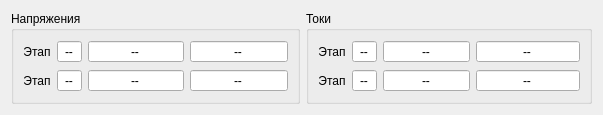
<?xml version="1.0" encoding="UTF-8"?>
<ui version="4.0">
 <class>ZrmMethodMinmax</class>
 <widget class="QWidget" name="ZrmMethodMinmax">
  <property name="geometry">
   <rect>
    <x>0</x>
    <y>0</y>
    <width>564</width>
    <height>95</height>
   </rect>
  </property>
  <property name="sizePolicy">
   <sizepolicy hsizetype="Expanding" vsizetype="Maximum">
    <horstretch>0</horstretch>
    <verstretch>0</verstretch>
   </sizepolicy>
  </property>
  <property name="windowTitle">
   <string>Form</string>
  </property>
  <layout class="QHBoxLayout" name="horizontalLayout">
   <item>
    <widget class="QGroupBox" name="groupBox">
     <property name="sizePolicy">
      <sizepolicy hsizetype="Expanding" vsizetype="Expanding">
       <horstretch>0</horstretch>
       <verstretch>0</verstretch>
      </sizepolicy>
     </property>
     <property name="title">
      <string>Напряжения</string>
     </property>
     <layout class="QGridLayout" name="gridLayout">
      <item row="0" column="0">
       <widget class="QLabel" name="label">
        <property name="sizePolicy">
         <sizepolicy hsizetype="Expanding" vsizetype="Expanding">
          <horstretch>0</horstretch>
          <verstretch>0</verstretch>
         </sizepolicy>
        </property>
        <property name="text">
         <string>Этап</string>
        </property>
        <property name="alignment">
         <set>Qt::AlignCenter</set>
        </property>
       </widget>
      </item>
      <item row="0" column="1">
       <widget class="QSpinBox" name="stUmax">
        <property name="sizePolicy">
         <sizepolicy hsizetype="Expanding" vsizetype="Expanding">
          <horstretch>0</horstretch>
          <verstretch>0</verstretch>
         </sizepolicy>
        </property>
        <property name="alignment">
         <set>Qt::AlignCenter</set>
        </property>
        <property name="readOnly">
         <bool>true</bool>
        </property>
        <property name="buttonSymbols">
         <enum>QAbstractSpinBox::NoButtons</enum>
        </property>
        <property name="specialValueText">
         <string>--</string>
        </property>
        <property name="prefix">
         <string/>
        </property>
       </widget>
      </item>
      <item row="0" column="2">
       <widget class="QDoubleSpinBox" name="Umax">
        <property name="sizePolicy">
         <sizepolicy hsizetype="Expanding" vsizetype="Expanding">
          <horstretch>0</horstretch>
          <verstretch>0</verstretch>
         </sizepolicy>
        </property>
        <property name="alignment">
         <set>Qt::AlignCenter</set>
        </property>
        <property name="readOnly">
         <bool>true</bool>
        </property>
        <property name="buttonSymbols">
         <enum>QAbstractSpinBox::NoButtons</enum>
        </property>
        <property name="specialValueText">
         <string>--</string>
        </property>
        <property name="keyboardTracking">
         <bool>false</bool>
        </property>
        <property name="showGroupSeparator" stdset="0">
         <bool>false</bool>
        </property>
        <property name="prefix">
         <string>Max U  </string>
        </property>
        <property name="suffix">
         <string> В</string>
        </property>
        <property name="maximum">
         <double>9999.989999999999782</double>
        </property>
       </widget>
      </item>
      <item row="0" column="3">
       <widget class="QDoubleSpinBox" name="UmaxI">
        <property name="sizePolicy">
         <sizepolicy hsizetype="Expanding" vsizetype="Expanding">
          <horstretch>0</horstretch>
          <verstretch>0</verstretch>
         </sizepolicy>
        </property>
        <property name="alignment">
         <set>Qt::AlignCenter</set>
        </property>
        <property name="readOnly">
         <bool>true</bool>
        </property>
        <property name="buttonSymbols">
         <enum>QAbstractSpinBox::NoButtons</enum>
        </property>
        <property name="specialValueText">
         <string>--</string>
        </property>
        <property name="keyboardTracking">
         <bool>false</bool>
        </property>
        <property name="showGroupSeparator" stdset="0">
         <bool>false</bool>
        </property>
        <property name="prefix">
         <string>при I =  </string>
        </property>
        <property name="suffix">
         <string notr="true">A</string>
        </property>
        <property name="maximum">
         <double>9999.989999999999782</double>
        </property>
       </widget>
      </item>
      <item row="1" column="0">
       <widget class="QLabel" name="label_2">
        <property name="sizePolicy">
         <sizepolicy hsizetype="Expanding" vsizetype="Expanding">
          <horstretch>0</horstretch>
          <verstretch>0</verstretch>
         </sizepolicy>
        </property>
        <property name="text">
         <string>Этап</string>
        </property>
        <property name="alignment">
         <set>Qt::AlignCenter</set>
        </property>
       </widget>
      </item>
      <item row="1" column="1">
       <widget class="QSpinBox" name="stUmin">
        <property name="sizePolicy">
         <sizepolicy hsizetype="Expanding" vsizetype="Expanding">
          <horstretch>0</horstretch>
          <verstretch>0</verstretch>
         </sizepolicy>
        </property>
        <property name="alignment">
         <set>Qt::AlignCenter</set>
        </property>
        <property name="readOnly">
         <bool>true</bool>
        </property>
        <property name="buttonSymbols">
         <enum>QAbstractSpinBox::NoButtons</enum>
        </property>
        <property name="specialValueText">
         <string>--</string>
        </property>
        <property name="prefix">
         <string/>
        </property>
       </widget>
      </item>
      <item row="1" column="2">
       <widget class="QDoubleSpinBox" name="Umin">
        <property name="sizePolicy">
         <sizepolicy hsizetype="Expanding" vsizetype="Expanding">
          <horstretch>0</horstretch>
          <verstretch>0</verstretch>
         </sizepolicy>
        </property>
        <property name="alignment">
         <set>Qt::AlignCenter</set>
        </property>
        <property name="readOnly">
         <bool>true</bool>
        </property>
        <property name="buttonSymbols">
         <enum>QAbstractSpinBox::NoButtons</enum>
        </property>
        <property name="specialValueText">
         <string>--</string>
        </property>
        <property name="keyboardTracking">
         <bool>false</bool>
        </property>
        <property name="showGroupSeparator" stdset="0">
         <bool>false</bool>
        </property>
        <property name="prefix">
         <string>Min U  </string>
        </property>
        <property name="suffix">
         <string> В</string>
        </property>
        <property name="maximum">
         <double>9999.989999999999782</double>
        </property>
       </widget>
      </item>
      <item row="1" column="3">
       <widget class="QDoubleSpinBox" name="UminI">
        <property name="sizePolicy">
         <sizepolicy hsizetype="Expanding" vsizetype="Expanding">
          <horstretch>0</horstretch>
          <verstretch>0</verstretch>
         </sizepolicy>
        </property>
        <property name="alignment">
         <set>Qt::AlignCenter</set>
        </property>
        <property name="readOnly">
         <bool>true</bool>
        </property>
        <property name="buttonSymbols">
         <enum>QAbstractSpinBox::NoButtons</enum>
        </property>
        <property name="specialValueText">
         <string>--</string>
        </property>
        <property name="keyboardTracking">
         <bool>false</bool>
        </property>
        <property name="showGroupSeparator" stdset="0">
         <bool>false</bool>
        </property>
        <property name="prefix">
         <string>при I =  </string>
        </property>
        <property name="suffix">
         <string notr="true">A</string>
        </property>
        <property name="maximum">
         <double>9999.989999999999782</double>
        </property>
       </widget>
      </item>
     </layout>
    </widget>
   </item>
   <item>
    <widget class="QGroupBox" name="groupBox_2">
     <property name="sizePolicy">
      <sizepolicy hsizetype="Expanding" vsizetype="Expanding">
       <horstretch>0</horstretch>
       <verstretch>0</verstretch>
      </sizepolicy>
     </property>
     <property name="title">
      <string>Токи</string>
     </property>
     <layout class="QGridLayout" name="gridLayout_2">
      <item row="0" column="0">
       <widget class="QLabel" name="label_3">
        <property name="sizePolicy">
         <sizepolicy hsizetype="Expanding" vsizetype="Expanding">
          <horstretch>0</horstretch>
          <verstretch>0</verstretch>
         </sizepolicy>
        </property>
        <property name="text">
         <string>Этап</string>
        </property>
        <property name="alignment">
         <set>Qt::AlignCenter</set>
        </property>
       </widget>
      </item>
      <item row="0" column="1">
       <widget class="QSpinBox" name="stImax">
        <property name="sizePolicy">
         <sizepolicy hsizetype="Expanding" vsizetype="Expanding">
          <horstretch>0</horstretch>
          <verstretch>0</verstretch>
         </sizepolicy>
        </property>
        <property name="alignment">
         <set>Qt::AlignCenter</set>
        </property>
        <property name="readOnly">
         <bool>true</bool>
        </property>
        <property name="buttonSymbols">
         <enum>QAbstractSpinBox::NoButtons</enum>
        </property>
        <property name="specialValueText">
         <string>--</string>
        </property>
        <property name="prefix">
         <string/>
        </property>
       </widget>
      </item>
      <item row="0" column="2">
       <widget class="QDoubleSpinBox" name="Imax">
        <property name="sizePolicy">
         <sizepolicy hsizetype="Expanding" vsizetype="Expanding">
          <horstretch>0</horstretch>
          <verstretch>0</verstretch>
         </sizepolicy>
        </property>
        <property name="alignment">
         <set>Qt::AlignCenter</set>
        </property>
        <property name="readOnly">
         <bool>true</bool>
        </property>
        <property name="buttonSymbols">
         <enum>QAbstractSpinBox::NoButtons</enum>
        </property>
        <property name="specialValueText">
         <string>--</string>
        </property>
        <property name="keyboardTracking">
         <bool>false</bool>
        </property>
        <property name="showGroupSeparator" stdset="0">
         <bool>false</bool>
        </property>
        <property name="prefix">
         <string notr="true">Max I </string>
        </property>
        <property name="suffix">
         <string> A</string>
        </property>
        <property name="maximum">
         <double>9999.989999999999782</double>
        </property>
       </widget>
      </item>
      <item row="0" column="3">
       <widget class="QDoubleSpinBox" name="ImaxU">
        <property name="sizePolicy">
         <sizepolicy hsizetype="Expanding" vsizetype="Expanding">
          <horstretch>0</horstretch>
          <verstretch>0</verstretch>
         </sizepolicy>
        </property>
        <property name="alignment">
         <set>Qt::AlignCenter</set>
        </property>
        <property name="readOnly">
         <bool>true</bool>
        </property>
        <property name="buttonSymbols">
         <enum>QAbstractSpinBox::NoButtons</enum>
        </property>
        <property name="specialValueText">
         <string>--</string>
        </property>
        <property name="keyboardTracking">
         <bool>false</bool>
        </property>
        <property name="showGroupSeparator" stdset="0">
         <bool>false</bool>
        </property>
        <property name="prefix">
         <string>при U =  </string>
        </property>
        <property name="suffix">
         <string notr="true">A</string>
        </property>
        <property name="maximum">
         <double>9999.989999999999782</double>
        </property>
       </widget>
      </item>
      <item row="1" column="0">
       <widget class="QLabel" name="label_4">
        <property name="sizePolicy">
         <sizepolicy hsizetype="Expanding" vsizetype="Expanding">
          <horstretch>0</horstretch>
          <verstretch>0</verstretch>
         </sizepolicy>
        </property>
        <property name="text">
         <string>Этап</string>
        </property>
        <property name="alignment">
         <set>Qt::AlignCenter</set>
        </property>
       </widget>
      </item>
      <item row="1" column="1">
       <widget class="QSpinBox" name="stImin">
        <property name="sizePolicy">
         <sizepolicy hsizetype="Expanding" vsizetype="Expanding">
          <horstretch>0</horstretch>
          <verstretch>0</verstretch>
         </sizepolicy>
        </property>
        <property name="alignment">
         <set>Qt::AlignCenter</set>
        </property>
        <property name="readOnly">
         <bool>true</bool>
        </property>
        <property name="buttonSymbols">
         <enum>QAbstractSpinBox::NoButtons</enum>
        </property>
        <property name="specialValueText">
         <string>--</string>
        </property>
        <property name="prefix">
         <string/>
        </property>
       </widget>
      </item>
      <item row="1" column="2">
       <widget class="QDoubleSpinBox" name="Imin">
        <property name="sizePolicy">
         <sizepolicy hsizetype="Expanding" vsizetype="Expanding">
          <horstretch>0</horstretch>
          <verstretch>0</verstretch>
         </sizepolicy>
        </property>
        <property name="alignment">
         <set>Qt::AlignCenter</set>
        </property>
        <property name="readOnly">
         <bool>true</bool>
        </property>
        <property name="buttonSymbols">
         <enum>QAbstractSpinBox::NoButtons</enum>
        </property>
        <property name="specialValueText">
         <string>--</string>
        </property>
        <property name="keyboardTracking">
         <bool>false</bool>
        </property>
        <property name="showGroupSeparator" stdset="0">
         <bool>false</bool>
        </property>
        <property name="prefix">
         <string notr="true">Min I </string>
        </property>
        <property name="suffix">
         <string> A</string>
        </property>
        <property name="maximum">
         <double>9999.989999999999782</double>
        </property>
       </widget>
      </item>
      <item row="1" column="3">
       <widget class="QDoubleSpinBox" name="IminU">
        <property name="sizePolicy">
         <sizepolicy hsizetype="Expanding" vsizetype="Expanding">
          <horstretch>0</horstretch>
          <verstretch>0</verstretch>
         </sizepolicy>
        </property>
        <property name="alignment">
         <set>Qt::AlignCenter</set>
        </property>
        <property name="readOnly">
         <bool>true</bool>
        </property>
        <property name="buttonSymbols">
         <enum>QAbstractSpinBox::NoButtons</enum>
        </property>
        <property name="specialValueText">
         <string>--</string>
        </property>
        <property name="keyboardTracking">
         <bool>false</bool>
        </property>
        <property name="showGroupSeparator" stdset="0">
         <bool>false</bool>
        </property>
        <property name="prefix">
         <string>при U =  </string>
        </property>
        <property name="suffix">
         <string notr="true">A</string>
        </property>
        <property name="maximum">
         <double>9999.989999999999782</double>
        </property>
       </widget>
      </item>
     </layout>
    </widget>
   </item>
  </layout>
 </widget>
 <tabstops>
  <tabstop>stUmax</tabstop>
  <tabstop>Umax</tabstop>
  <tabstop>UmaxI</tabstop>
  <tabstop>stUmin</tabstop>
  <tabstop>Umin</tabstop>
  <tabstop>UminI</tabstop>
  <tabstop>stImax</tabstop>
  <tabstop>Imax</tabstop>
  <tabstop>ImaxU</tabstop>
  <tabstop>stImin</tabstop>
  <tabstop>Imin</tabstop>
  <tabstop>IminU</tabstop>
 </tabstops>
 <resources/>
 <connections/>
</ui>
